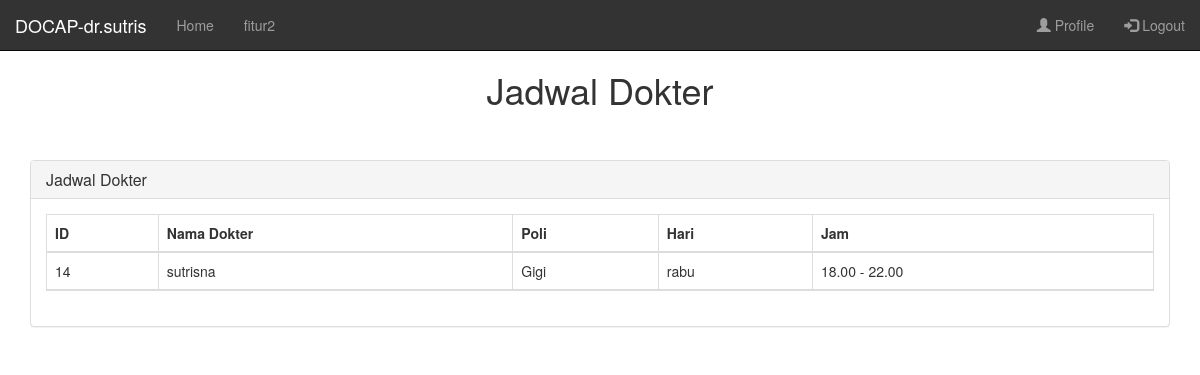
The page /index.php?controller=home&action=doctorHome (signed in) on the database as committed earlier.
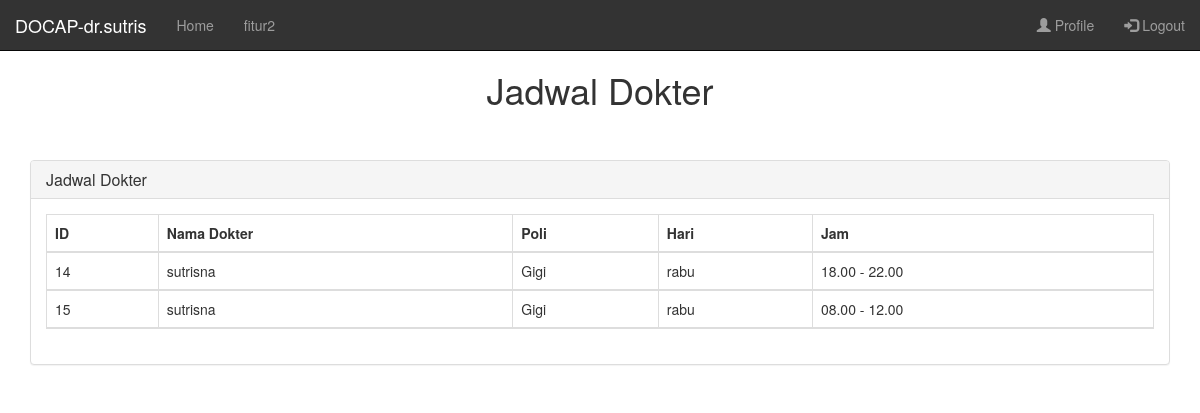
The same page on the database as committed later.
### tables this page shows
CREATE TABLE `jadwal` (
  `id_jadwal` int(11) NOT NULL,
  `id_user` int(11) NOT NULL,
  `id_poli` int(11) NOT NULL,
  `hari` varchar(100) NOT NULL,
  `id_waktu` int(11) NOT NULL
);

CREATE TABLE `users` (
  `id_user` int(11) NOT NULL,
  `username` varchar(100) NOT NULL,
  `password` varchar(100) NOT NULL,
  `level` int(1) NOT NULL,
  `nama` varchar(250) NOT NULL,
  `alamat` varchar(255) NOT NULL,
  `no_ktp` varchar(16) NOT NULL
);

CREATE TABLE `poli` (
  `id_poli` int(11) NOT NULL,
  `nama_poli` varchar(255) NOT NULL
);

CREATE TABLE `waktu` (
  `id_waktu` int(11) NOT NULL,
  `waktu` varchar(255) NOT NULL
);

### controllers/c_home.php (called while the page is built, shortened)
<?php
class HomeController{
public function doctorHome(){
  $posts= Home::showDoctorJadwalHome();
  require_once("views/pages/doctorHome.php");
}
}
 ?>

### routes.php (called while the page is built, shortened)
<?php
function call($controller, $action){
  switch ($controller) {
    case 'home':
    $controller=new HomeController();
    require_once('models/m_home.php');
    break;
  }
  $controller ->{ $action }();
}
call($controller,$action);
?>

### index.php (called while the page is built, shortened)
<?php
require_once('views/layout.php');
 ?>

### models/m_home.php (called while the page is built, shortened)
<?php
class Home{
  public static function showDoctorJadwalHome(){
    $db = DB::getInstance();
    $req = $db->query("SELECT j.id_jadwal, u.nama, p.nama_poli, j.hari, w.waktu  FROM jadwal j join users u on j.id_user=u.id_user join poli p on j.id_poli=p.id_poli join waktu w on j.id_waktu=w.id_waktu where u.id_user=".$_SESSION['id_user']."");
    foreach ($req->fetchAll() as $post) {
      $list[] = array(
        'id_jadwal' => $post['id_jadwal'],
        'nama' => $post['nama'],
        'nama_poli' => $post['nama_poli'],
        'hari' => $post['hari'],
        'waktu' => $post['waktu']
      );
    }
    return $list;
  }
}
 ?>

### views/pages/doctorHome.php (the view, shortened to what this page needs)
<?php require_once('views/layoutDoctor.php') ?>
<!DOCTYPE html>
<html>
  <head>
  </head>
  <body class="padding-about">
    <h1 align="center">Jadwal Dokter</h1>
    <div class="container">
      <br><br>
      <div class="row">
        <div class="col-lg-12">
          <div class="panel panel-default">
            <div class="panel-heading">
              <h3 class="panel-title"><i class="fa fa-money fa-fw"></i> Jadwal Dokter</h3>
            </div>
            <div class="panel-body">
              <div class="table-responsive">
                <table class="table table-bordered table-hover table-striped">
                  <thead>
                    <tr>
                      <th>ID</th>
                      <th>Nama Dokter</th>
                      <th>Poli</th>
                      <th>Hari</th>
                      <th>Jam</th>
                      <?php foreach ($posts as $post) { ?>
                        <tr>
                          <td><?php echo $post['id_jadwal']  ?></td>
                          <td><?php echo $post['nama'] ?></td>
                          <td><?php echo $post['nama_poli'] ?></td>
                          <td><?php echo $post['hari']  ?></td>
                          <td><?php echo $post['waktu']  ?></td>
                        </tr><?php } ?>
                    </tr>
                  </thead>
                </table>
              </div>
            </div>
          </div>
        </div>
      </div>
    </div>
  </body>
</html>

Rows that differ between the two databases and show on the page:
added jadwal: id_jadwal "15", id_user.nama "sutrisna", id_poli.nama_poli "Gigi", hari "rabu", id_waktu.waktu "08.00 - 12.00"
